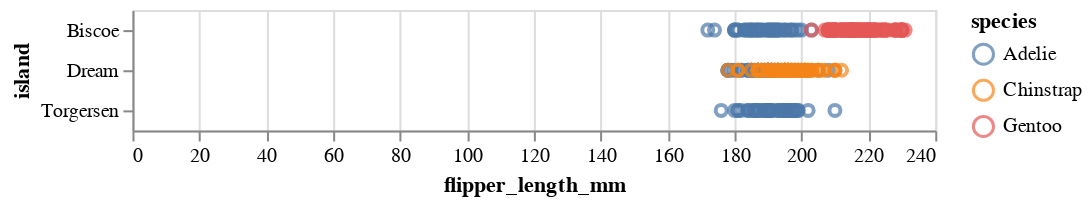

The cell this chart's notebook holds for it:
### Markdown cell above
What happens if you change the ":O" to ":N"? 

Again, compare and constrast the two datasets on the two monitors.

### Code cell
alt.Chart(penguins).mark_point().encode(
    y='island',
    x='flipper_length_mm',
    color='species:N',
).interactive()

### Figure 1 — Vega-Lite specification as saved in the notebook (floating-point values rounded to 4 significant figures; data arrays with more than 128 entries replaced by an {"elided": "..."} marker saying what was removed)
{"config": {"view": {"continuousWidth": 400, "continuousHeight": 300}}, "data": {"name": "data-6503fb4fbd21ca2400956d2086879525"}, "mark": "point", "encoding": {"color": {"type": "nominal", "field": "species"}, "x": {"type": "quantitative", "field": "flipper_length_mm"}, "y": {"type": "nominal", "field": "island"}}, "selection": {"selector026": {"type": "interval", "bind": "scales", "encodings": ["x", "y"]}}, "$schema": "https://vega.github.io/schema/vega-lite/v4.8.1.json", "datasets": {"data-6503fb4fbd21ca2400956d2086879525": {"elided": "344 records"}}}
